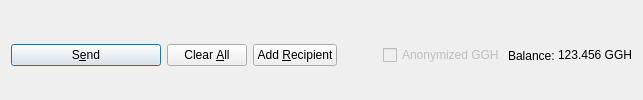
         <widget class="QFrame" name="frame_Send">
          <layout class="QHBoxLayout" name="horizontalLayout">
           <property name="bottomMargin">
            <number>0</number>
           </property>
           <item>
            <widget class="QPushButton" name="sendButton">
             <property name="minimumSize">
              <size>
               <width>150</width>
               <height>0</height>
              </size>
             </property>
             <property name="toolTip">
              <string>Confirm the send action</string>
             </property>
             <property name="text">
              <string>S&amp;end</string>
             </property>
             <property name="icon">
              <iconset resource="../ggcash.qrc">
               <normaloff>:/icons/send</normaloff>:/icons/send</iconset>
             </property>
             <property name="autoDefault">
              <bool>false</bool>
             </property>
             <property name="default">
              <bool>true</bool>
             </property>
            </widget>
           </item>
           <item>
            <widget class="QPushButton" name="clearButton">
             <property name="sizePolicy">
              <sizepolicy hsizetype="Minimum" vsizetype="Fixed">
               <horstretch>0</horstretch>
               <verstretch>0</verstretch>
              </sizepolicy>
             </property>
             <property name="toolTip">
              <string>Clear all fields of the form.</string>
             </property>
             <property name="text">
              <string>Clear &amp;All</string>
             </property>
             <property name="icon">
              <iconset resource="../ggcash.qrc">
               <normaloff>:/icons/remove</normaloff>:/icons/remove</iconset>
             </property>
             <property name="autoDefault">
              <bool>false</bool>
             </property>
            </widget>
           </item>
           <item>
            <widget class="QPushButton" name="addButton">
             <property name="toolTip">
              <string>Send to multiple recipients at once</string>
             </property>
             <property name="text">
              <string>Add &amp;Recipient</string>
             </property>
             <property name="icon">
              <iconset resource="../ggcash.qrc">
               <normaloff>:/icons/add</normaloff>:/icons/add</iconset>
             </property>
             <property name="autoDefault">
              <bool>false</bool>
             </property>
            </widget>
           </item>
           <item>
            <spacer name="horizontalSpacer">
             <property name="orientation">
              <enum>Qt::Horizontal</enum>
             </property>
             <property name="sizeHint" stdset="0">
              <size>
               <width>40</width>
               <height>20</height>
              </size>
             </property>
            </spacer>
           </item>
           <item>
            <layout class="QHBoxLayout" name="horizontalLayout_2">
             <property name="spacing">
              <number>3</number>
             </property>
             <item>
              <widget class="QCheckBox" name="checkzGGH">
               <property name="enabled">
                <bool>false</bool>
               </property>
               <property name="text">
                <string>Anonymized GGH</string>
               </property>
              </widget>
             </item>
             <item>
              <widget class="QLabel" name="label">
               <property name="text">
                <string>Balance:</string>
               </property>
              </widget>
             </item>
             <item>
              <widget class="QLabel" name="labelBalance">
               <property name="sizePolicy">
                <sizepolicy hsizetype="Preferred" vsizetype="Fixed">
                 <horstretch>0</horstretch>
                 <verstretch>0</verstretch>
                </sizepolicy>
               </property>
               <property name="cursor">
                <cursorShape>IBeamCursor</cursorShape>
               </property>
               <property name="text">
                <string notr="true">123.456 GGH</string>
               </property>
               <property name="textInteractionFlags">
                <set>Qt::LinksAccessibleByMouse|Qt::TextSelectableByKeyboard|Qt::TextSelectableByMouse</set>
               </property>
              </widget>
             </item>
            </layout>
           </item>
          </layout>
         </widget>
